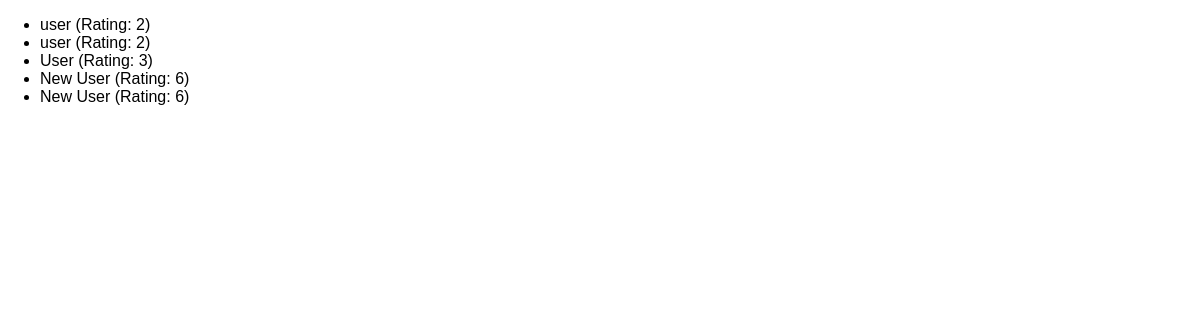
/review-list, run on an earlier commit of the app's database.
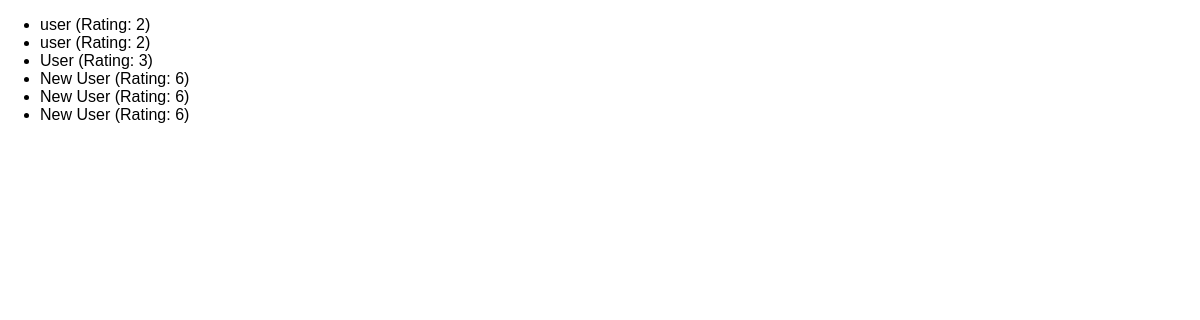
And on a later commit of the database.
### reviews/models.py (models this page shows)
class Review(models.Model):
  user_name = models.CharField(max_length=100)
  review_text = models.TextField()
  rating = models.IntegerField()

### reviews/views.py (the view)
# urls.py: path("review-list",views.ReviewListView.as_view(),name="review-list-page"),
class ReviewListView(ListView):
  template_name="reviews/review_list.html"
  model = Review
  context_object_name = "reviews"

### reviews/templates/reviews/review_list.html (shortened to what this page needs)
{% extends "./base.html" %}
{% block content %}
<ul>
  {% for review in reviews%}
  <li>{{ review.user_name }} (Rating: {{ review.rating }})</li>
  {% endfor %}
</ul>
{% endblock content %}

What changed in the data, as far as the page shows it:
added Review: user_name "New User", rating "6"
